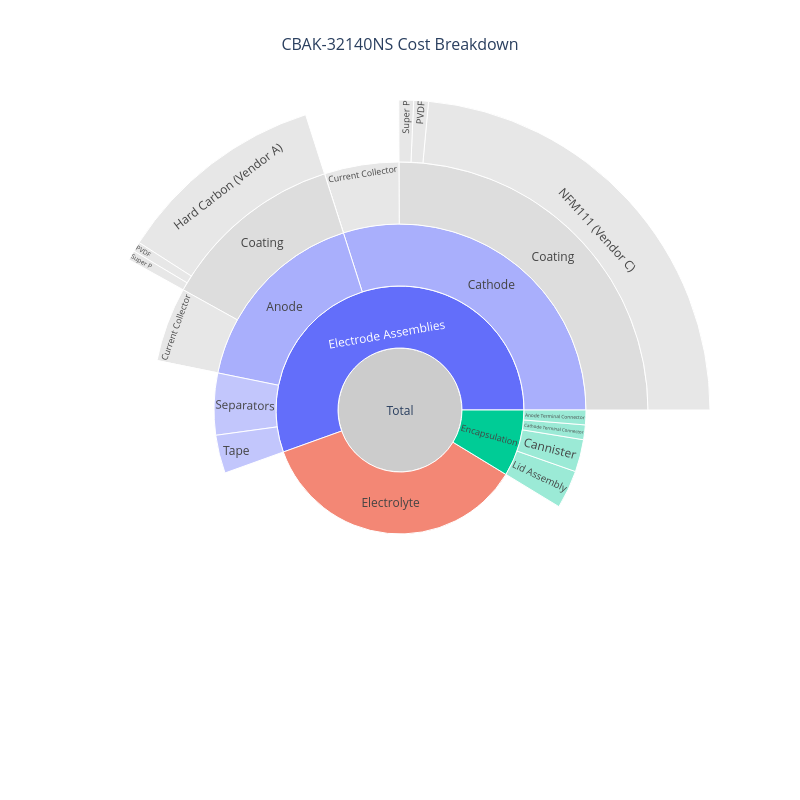

The notebook cell this image was saved under:
### Code cell
my_cell.plot_cost_breakdown(width=800, height=800)

### Figure 1 — Plotly figure (JSON) as saved in the notebook; plotly's stock layout.template omitted (floating-point values rounded to 4 significant figures)
{"data": [{"branchvalues": "total", "customdata": ["<b>Total</b><br>3.91 $", "<b>Electrode Assemblies</b><br>2.17 $<br>55.5% of total", "<b>Anode</b><br>0.66 $<br>16.9% of total", "<b>Coating</b><br>0.47 $<br>12.0% of total", "<b>Hard Carbon (Vendor A)</b><br>0.43 $<br>11.0% of total", "<b>PVDF</b><br>0.02 $<br>0.5% of total", "<b>Super P</b><br>0.02 $<br>0.5% of total", "<b>Current Collector</b><br>0.19 $<br>4.9% of total", "<b>Electrical Insulation</b><br>0.00 $<br>0.0% of total", "<b>Cathode</b><br>1.17 $<br>29.9% of total", "<b>Coating</b><br>0.98 $<br>25.1% of total", "<b>NFM111 (Vendor C)</b><br>0.92 $<br>23.5% of total", "<b>PVDF</b><br>0.03 $<br>0.8% of total", "<b>Super P</b><br>0.03 $<br>0.8% of total", "<b>Current Collector</b><br>0.19 $<br>4.9% of total", "<b>Electrical Insulation</b><br>0.00 $<br>0.0% of total", "<b>Separators</b><br>0.21 $<br>5.4% of total", "<b>Tape</b><br>0.13 $<br>3.3% of total", "<b>Electrolyte</b><br>1.40 $<br>35.8% of total", "<b>Encapsulation</b><br>0.34 $<br>8.7% of total", "<b>Cathode Terminal Connector</b><br>0.05 $<br>1.3% of total", "<b>Anode Terminal Connector</b><br>0.05 $<br>1.3% of total", "<b>Lid Assembly</b><br>0.13 $<br>3.3% of total", "<b>Cannister</b><br>0.11 $<br>2.8% of total"], "hovertemplate": "%{customdata}<extra></extra>", "ids": ["Total", "Electrode Assemblies", "Electrode Assemblies/Anode", "Electrode Assemblies/Anode/Coating", "Electrode Assemblies/Anode/Coating/Hard Carbon (Vendor A)", "Electrode Assemblies/Anode/Coating/PVDF", "Electrode Assemblies/Anode/Coating/Super P", "Electrode Assemblies/Anode/Current Collector", "Electrode Assemblies/Anode/Electrical Insulation", "Electrode Assemblies/Cathode", "Electrode Assemblies/Cathode/Coating", "Electrode Assemblies/Cathode/Coating/NFM111 (Vendor C)", "Electrode Assemblies/Cathode/Coating/PVDF", "Electrode Assemblies/Cathode/Coating/Super P", "Electrode Assemblies/Cathode/Current Collector", "Electrode Assemblies/Cathode/Electrical Insulation", "Electrode Assemblies/Separators", "Electrode Assemblies/Tape", "Electrolyte", "Encapsulation", "Encapsulation/Cathode Terminal Connector", "Encapsulation/Anode Terminal Connector", "Encapsulation/Lid Assembly", "Encapsulation/Cannister"], "labels": ["Total", "Electrode Assemblies", "Anode", "Coating", "Hard Carbon (Vendor A)", "PVDF", "Super P", "Current Collector", "Electrical Insulation", "Cathode", "Coating", "NFM111 (Vendor C)", "PVDF", "Super P", "Current Collector", "Electrical Insulation", "Separators", "Tape", "Electrolyte", "Encapsulation", "Cathode Terminal Connector", "Anode Terminal Connector", "Lid Assembly", "Cannister"], "marker": {"colors": ["#CCCCCC", "#636EFA", "#a9affc", "#DDDDDD", "#DDDDDD", "#DDDDDD", "#DDDDDD", "#DDDDDD", "#DDDDDD", "#a9affc", "#DDDDDD", "#DDDDDD", "#DDDDDD", "#DDDDDD", "#DDDDDD", "#DDDDDD", "#a9affc", "#a9affc", "#EF553B", "#00CC96", "#72e2c5", "#72e2c5", "#72e2c5", "#72e2c5"]}, "parents": ["", "Total", "Electrode Assemblies", "Electrode Assemblies/Anode", "Electrode Assemblies/Anode/Coating", "Electrode Assemblies/Anode/Coating", "Electrode Assemblies/Anode/Coating", "Electrode Assemblies/Anode", "Electrode Assemblies/Anode", "Electrode Assemblies", "Electrode Assemblies/Cathode", "Electrode Assemblies/Cathode/Coating", "Electrode Assemblies/Cathode/Coating", "Electrode Assemblies/Cathode/Coating", "Electrode Assemblies/Cathode", "Electrode Assemblies/Cathode", "Electrode Assemblies", "Electrode Assemblies", "Total", "Total", "Encapsulation", "Encapsulation", "Encapsulation", "Encapsulation"], "type": "sunburst", "values": [3.91, 2.17, 0.66, 0.47, 0.43, 0.02, 0.02, 0.19, 0, 1.17, 0.98, 0.92, 0.03, 0.03, 0.19, 0, 0.21, 0.13, 1.4, 0.34, 0.05, 0.05, 0.13, 0.11]}], "layout": {"font": {"size": 12}, "height": 800, "title": {"font": {"size": 16}, "text": "CBAK-32140NS Cost Breakdown", "x": 0.5}, "width": 800}}
